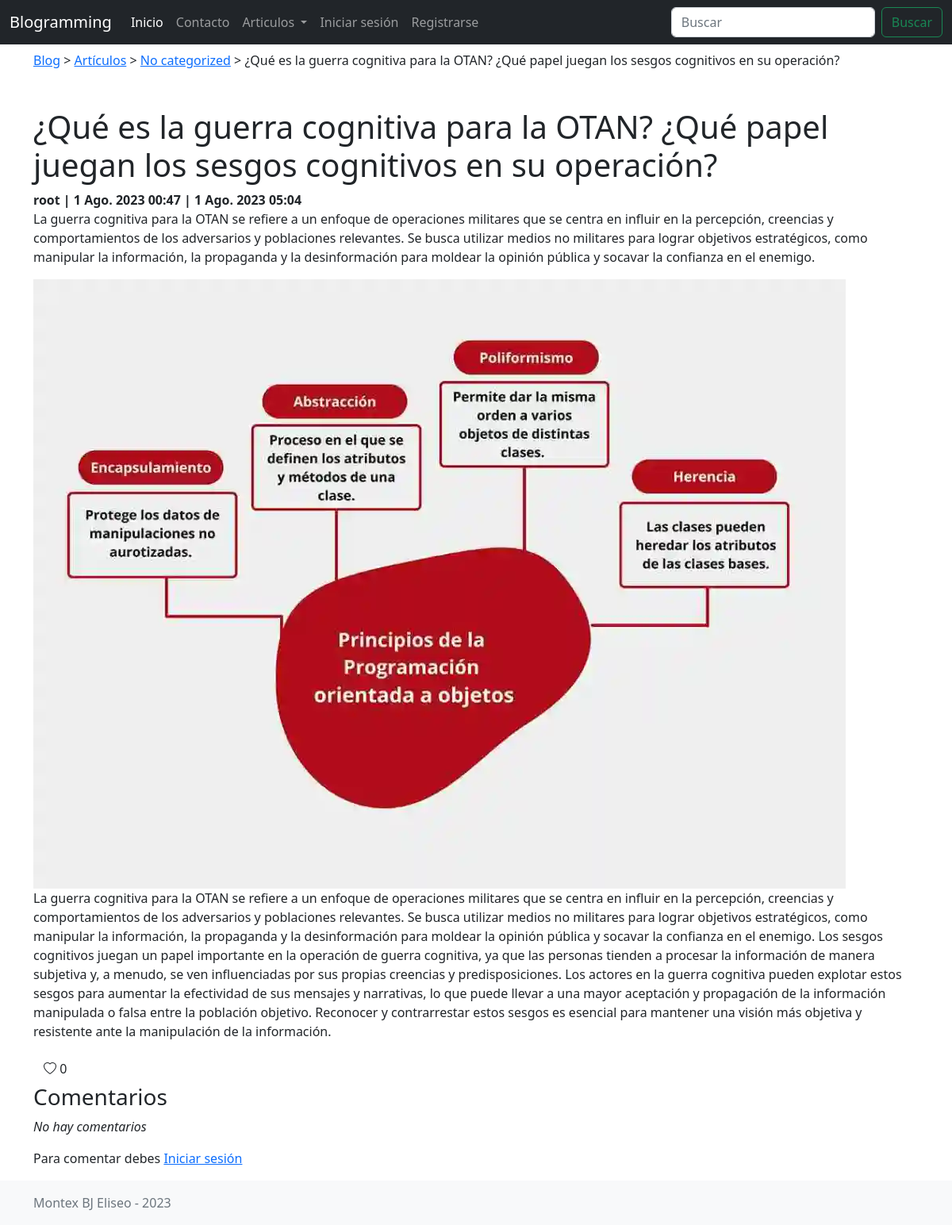
Page /posts/4 on the earlier database version.
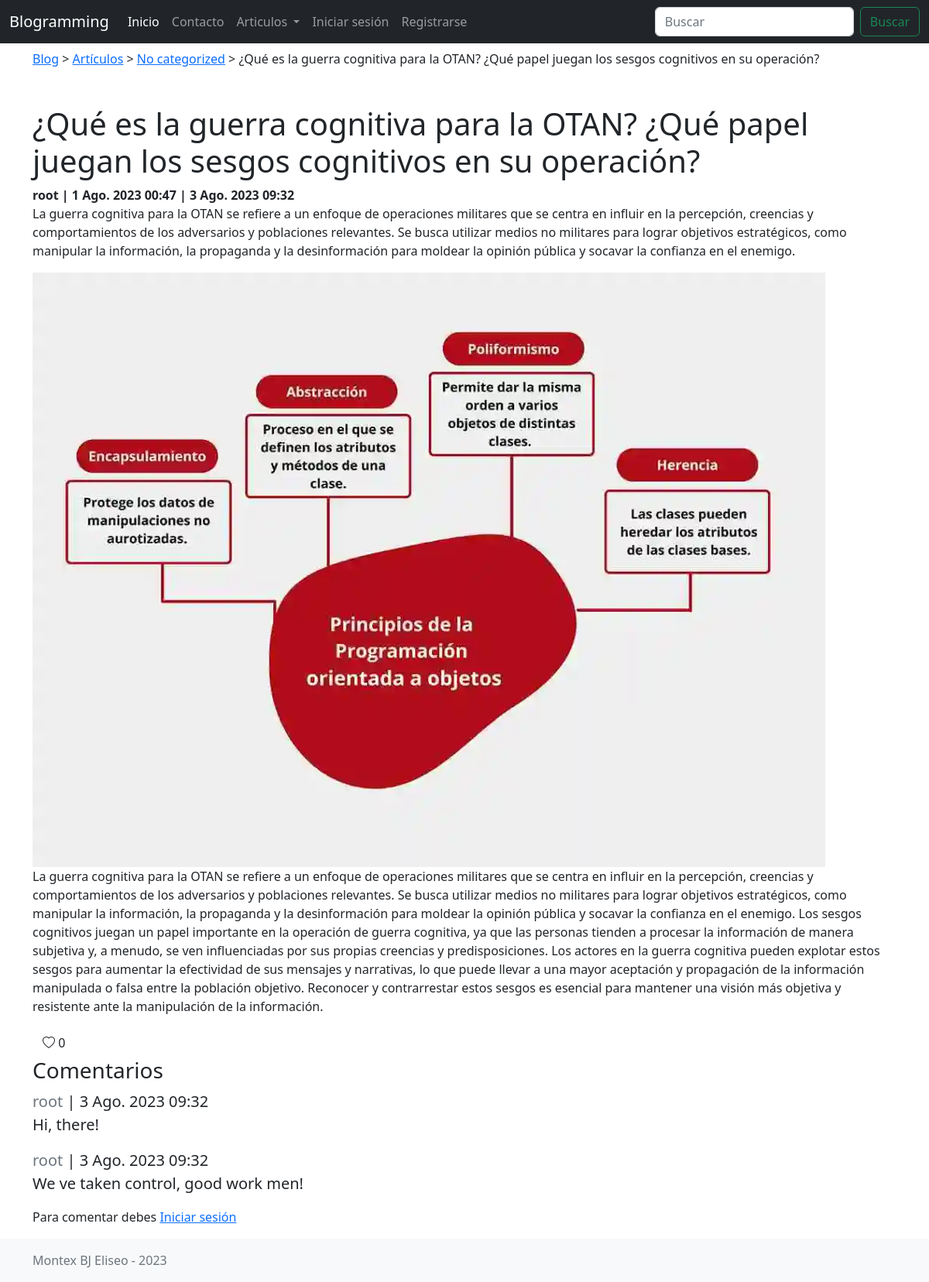
Same page on the later database version.
### apps/posts/models.py (models this page shows, shortened)
class Post(models.Model):
    title = models.CharField(
        max_length=100,
        verbose_name="Título del Artículo",
        help_text="Escribe el titulo del artículo",
    )
    short_description = models.TextField(
        max_length=750,
        verbose_name="Descripción breve o resumen",
        help_text="Escribe una breve descripcion o resumen del artículo",
    )
    image = models.ImageField(
        upload_to='posts',
        null=True,
        blank=True,
        verbose_name="Imagen relacionada",
        help_text="Selecciona una imagen relacionada para mostrar como portada del artículo",
    )
    content = models.TextField(
        verbose_name="Contenido del artículo",
        help_text="Escribe el contenido del artículo",
    )
    created_at = models.DateTimeField(
        auto_now_add=True, editable=False, verbose_name="Fecha de creación"
    )
    updated_at = models.DateTimeField(
        auto_now=True, editable=False, verbose_name="Fecha de actualización"
    )
    author = models.ForeignKey(
        get_user_model(),
        null=True,
        on_delete=models.SET_NULL,
        verbose_name="Autor del artículo",
    )
    category = models.ForeignKey(
        Category,
        null=True,
        on_delete=models.SET_NULL,
        verbose_name="Categoría a la que pertenece",
    )
    tags = models.ManyToManyField(
        Tag, verbose_name="Etiquetas relacionadas", blank=True
    )
    likes = models.ManyToManyField(
        get_user_model(), blank=True, related_name="liked_posts"
    )
    views = models.IntegerField(default=0)
    class Meta:
        verbose_name = "Artículo"
        verbose_name_plural = "Artículos"
    def get_absolute_url(self):
        return reverse("posts:view", args=[self.pk])
    def get_like_url(self):
        return reverse("posts:like", args=[self.pk])

class Category(models.Model):
    name = models.CharField(max_length=100, verbose_name="Nombre de la categoría")
    description = models.TextField(
        max_length=250, verbose_name="Descripción", null=True
    )
    created_at = models.DateTimeField(
        auto_now_add=True, editable=False, verbose_name="Fecha de creación"
    )
    updated_at = models.DateTimeField(
        auto_now=True, editable=False, verbose_name="Fecha de actualización"
    )
    class Meta:
        verbose_name = "Categoría"
        verbose_name_plural = "Categorías"
    def __str__(self) -> str:
        return self.name
    def get_filterby_link(self):
        url = reverse("posts:index")
        return f"{url}?category={self.pk}"

### apps/users/models.py (models this page shows, shortened)
class User(AbstractUser):
    image = models.ImageField(upload_to="users", null=True)

### apps/comments/models.py (models this page shows, shortened)
class PostComment(models.Model):
    text = models.TextField(max_length=300, verbose_name="Contenido del comentario")
    post = models.ForeignKey(
        Post, on_delete=models.CASCADE, verbose_name="Articulo al que pertenece"
    )
    author = models.ForeignKey(
        get_user_model(),
        null=True,
        on_delete=models.SET_NULL,
        verbose_name="Autor del comentario",
    )
    created_at = models.DateTimeField(
        auto_now_add=True, editable=False, verbose_name="Fecha de creación"
    )
    updated_at = models.DateTimeField(
        auto_now=True, editable=False, verbose_name="Fecha de actualización"
    )
    edited = models.BooleanField(default=False, verbose_name="Fue editado?")
    likes = models.ManyToManyField(
        get_user_model(), blank=True, related_name="liked_comments"
    )
    class Meta:
        verbose_name = "Comentario"
        verbose_name_plural = "Comentarios"
        ordering = ["-created_at"]

### apps/posts/views.py (the view)
# urls.py: path('<int:pk>', PostDetailView.as_view(), name = 'view'),
class PostDetailView(DetailView):
    model = Post
    template_name = "posts/post_detail.html"
    context_object_name = "post"
    def get_context_data(self, **kwargs):
        context = super().get_context_data(**kwargs)
        context["postcomment_form"] = PostCommentForm()
        post = self.get_object()
        post.views += 1
        post.save()
        return context

### apps/comments/forms.py
class PostCommentForm(forms.ModelForm):
    class Meta:
        model = PostComment
        fields = ['text']

### blog/context_processors.py (called while the page is built)
def blog_context(request):
    data = {
        'app_name': 'Blogramming',
        'categories': Category.objects.all()
    }
    return data

### blog/templatetags/path_tags.py (called while the page is built)
@register.simple_tag(takes_context=True)
def login_path(context):
    request = context.get("request")
    current_path = request.path
    if current_path not in list(common_urls.values()):
        return common_urls["login"] + f"?next={current_path}"
    return common_urls["login"]

@register.simple_tag(takes_context=True)
def register_path(context):
    request = context.get("request")
    current_path = request.path
    if current_path not in list(common_urls.values()):
        return common_urls["register"] + f"?next={current_path}"
    return common_urls["register"]

### templates/posts/post_detail.html (shortened to what this page needs)
{% extends 'base.html' %}
{% block content %}
<main class="container">
    <div class="my-2">
        <a href="{% url 'index' %}">Blog</a> &gt; <a href="{% url 'posts:index' %}">Artículos</a> &gt; <a
            href="{{post.category.get_filterby_link}}">{{post.category}}</a> &gt; <span>{{post.title}}</span>
    </div>
    <h1 class="mt-5">{{post.title}}</h1>
    <b>{{post.author.username}} | {{post.created_at}} | {{post.updated_at}}</b>
    <p>{{post.short_description}}</p>
    {% if post.image %}
    <img class="img-fluid" src="{{post.image.url}}" alt="{{post.title}}">
    {% endif %}
    <p>{{post.content|safe}}</p>
    {% include 'posts/post_likes.html' %}
    {% include 'posts/comments/list.html' %}
    {% include 'posts/comments/form.html' %}
</main>
{% endblock content %}

### templates/base.html (shortened to what this page needs)
<!doctype html>
<html lang="es-ar">
{% load static %}
<head>
    <link href="https://cdn.jsdelivr.net/npm/bootstrap@5.2.1/dist/css/bootstrap.min.css" rel="stylesheet"
>
    <link rel="stylesheet" href="https://cdn.jsdelivr.net/npm/bootstrap-icons@1.10.5/font/bootstrap-icons.css">
    <link rel="stylesheet" href="{% static 'css/docs.css' %}">
    <link rel="stylesheet" href="https://cdn.jsdelivr.net/npm/sceditor@3/minified/themes/default.min.css" />
</head>
<body>
    {% include 'includes/header.html' %}
    {% block content %}
    {% endblock content %}
    {% include 'includes/footer.html' %}
</body>
</html>

### templates/includes/header.html (shortened to what this page needs)
{% load path_tags %}
<header>
    <nav class="navbar navbar-expand-lg navbar-dark bg-dark">
        <div class="container-fluid">
            <a class="navbar-brand" href="{% url 'index' %}">{{app_name}}</a>
            <div class="collapse navbar-collapse" id="navbarSupportedContent">
                <ul class="navbar-nav me-auto mb-2 mb-lg-0">
                    <li class="nav-item">
                        <a class="nav-link active" aria-current="page" href="{% url 'index' %}">Inicio</a>
                    </li>
                    <li class="nav-item">
                        <a class="nav-link" href="{% url 'contacts:contactus' %}">Contacto</a>
                    </li>
                    <li class="nav-item dropdown">
                        <a class="nav-link dropdown-toggle" href="#" id="navbarDropdown" role="button"
                            data-bs-toggle="dropdown" aria-expanded="false">
                            Articulos
                        </a>
                    </li>
                    {% if user.is_authenticated %}
                    <li class="nav-item">
                        <a href="{% confirm_logout_path %}" class="nav-link">Cerrar
                            sesión</a>
                    </li>
                    {% else %}
                    <li class="nav-item">
                        <a href="{% login_path %}" class="nav-link">Iniciar sesión</a>
                    </li>
                    <li class="nav-item">
                        <a href="{% register_path %}" class="nav-link">Registrarse</a>
                        {% endif %}
                    </li>
                </ul>
                {% include 'includes/search.html' %}
            </div>
        </div>
    </nav>
</header>

### templates/includes/search.html (shortened to what this page needs)
<form class="d-flex" method="GET" action="{% url 'posts:index' %}">
    <input name="q" class="form-control me-2" type="search" placeholder="Buscar" aria-label="Search">
    <button class="btn btn-outline-success" type="submit">Buscar</button>
</form>

### templates/posts/post_likes.html (shortened to what this page needs)
<div>
    <form action="{{post.get_like_url}}" method="POST">
        <button class="btn bi {% if user in post.likes.all %}bi-heart-fill text-danger{% else %}bi-heart{%endif%}"
            type="submit"> {{post.likes.all|length}}</button>
    </form>
</div>

### templates/posts/comments/list.html (shortened to what this page needs)
<h3>Comentarios</h3>
{% for postcomment in post.postcomment_set.all %}
<div class="lead">
    <b class="text-muted">{{postcomment.author}}</b> | <span>{{postcomment.updated_at}}</span>
    <p>
        {{postcomment.text}}
    </p>
</div>
{% empty %}
<p><i>No hay comentarios</i></p>
{% endfor %}

### templates/posts/comments/form.html
{% load crispy_forms_tags %}
{% if user.is_authenticated %}
<form method="POST" action="{{post.get_add_comment_url}}">
    {% csrf_token %}
    <h3>Deja un comentario</h3>
    <input type="hidden" name="author" value="{{user.pk}}">
    <div>
        {{postcomment_form|crispy}}
    </div>
    <div>
        <button type="submit" class="btn btn-success">Comentar</button>
    </div>
</form>
{% else %}
<p>Para comentar debes <a href="{% url 'login' %}?next={{post.get_absolute_url}}">Iniciar sesión</a></p>
{% endif %}

### templates/includes/footer.html
<footer class="footer mt-auto py-3 bg-light">
    <div class="container">
        <span class="text-muted">Montex BJ Eliseo - 2023</span>
    </div>
</footer>

### static/css/docs.css (style rules this page uses)
@media (min-width: 768px) { :root { scroll-padding-top:4rem } }

Differences in the rows shown:
changed Post "No categorized": updated_at "1 Ago. 2023 05:04" → "3 Ago. 2023 09:32"
added PostComment: author "root", updated_at "3 Ago. 2023 09:32", text "Hi, there!"
added PostComment: author "root", updated_at "3 Ago. 2023 09:32", text "We ve taken control, good work men!"
Other differences:
text no longer shown: "No hay comentarios"
